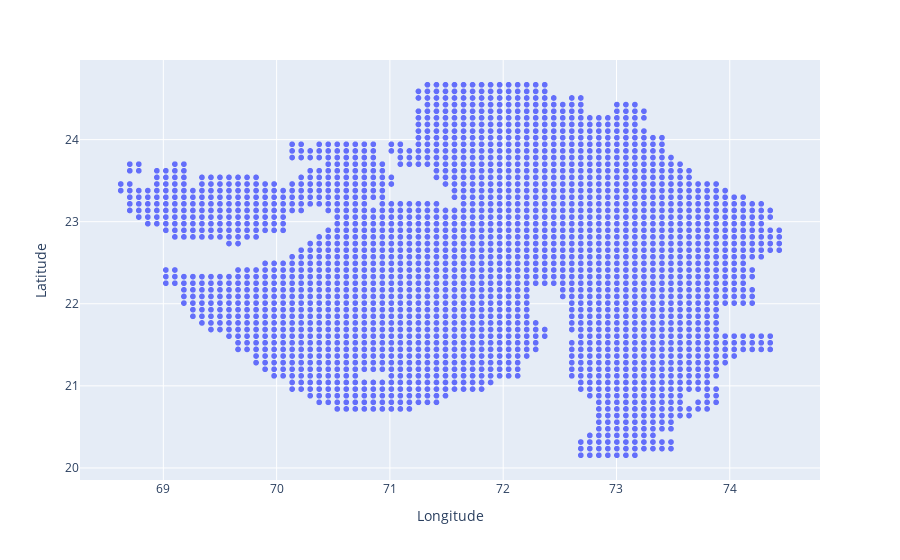

This figure's notebook cell:
### Code cell
fig = px.scatter(forecast_df, x="Longitude", y="Latitude")
fig.show()

### Figure 1 — Plotly figure (JSON) as saved in the notebook; plotly's stock layout.template omitted (floating-point values rounded to 4 significant figures; data arrays with more than 128 entries replaced by an {"elided": "..."} marker saying what was removed)
{"data": [{"hovertemplate": "Longitude=%{x}<br>Latitude=%{y}<extra></extra>", "legendgroup": "", "marker": {"color": "#636efa", "symbol": "circle"}, "mode": "markers", "name": "", "showlegend": false, "type": "scattergl", "x": {"elided": "2418 float values"}, "xaxis": "x", "y": {"elided": "2418 float values"}, "yaxis": "y"}], "layout": {"legend": {"tracegroupgap": 0}, "margin": {"t": 60}, "xaxis": {"anchor": "y", "domain": [0, 1], "title": {"text": "Longitude"}}, "yaxis": {"anchor": "x", "domain": [0, 1], "title": {"text": "Latitude"}}}}
